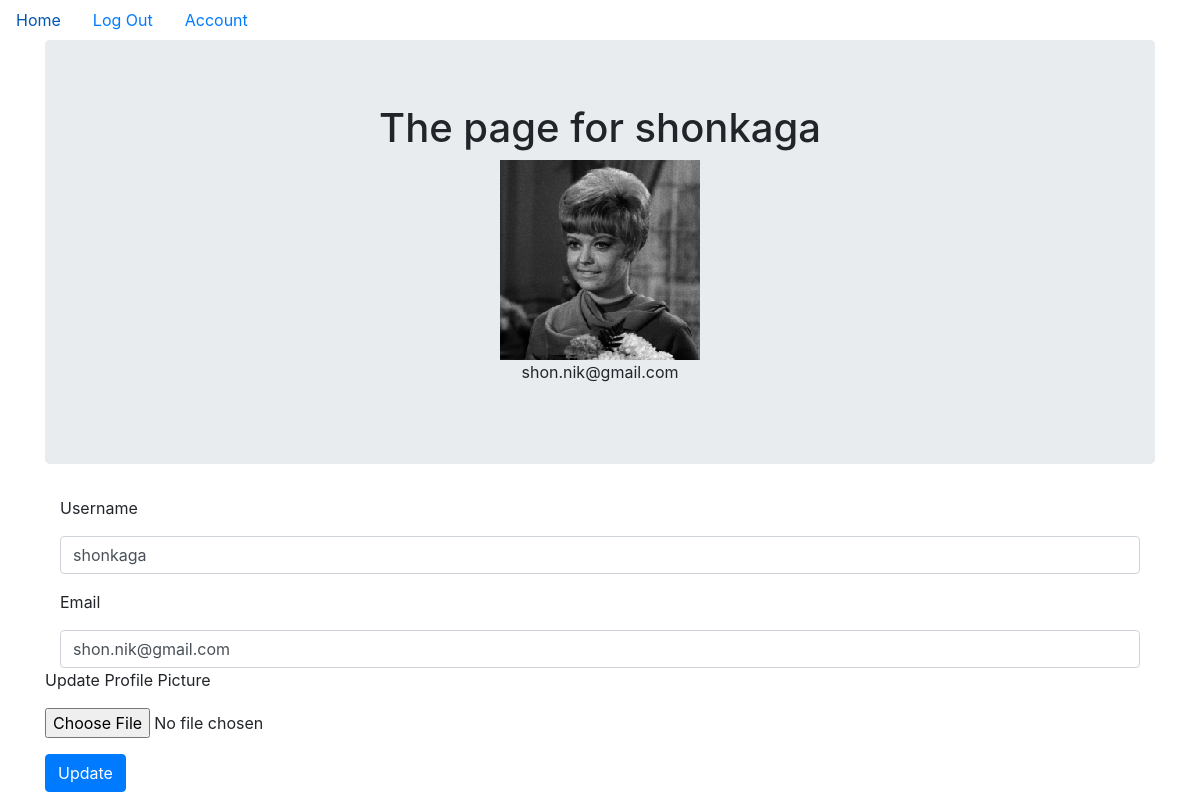
/account (signed in), run on the app's committed database.
### components/models.py (models this page shows, shortened)
class User(db.Model, UserMixin):
    __tablename__ = 'users'
    id = db.Column(db.Integer, primary_key = True)
    profile_image = db.Column(db.String(20), nullable=False, default='default_profile.png')
    email = db.Column(db.String(64), unique=True, index=True)
    username = db.Column(db.String(64), unique=True, index=True)
    password_hash = db.Column(db.String(128))

### components/users/views.py (the view)
@users.route("/account", methods=['GET', 'POST'])
@login_required
def account():
    form = UpdateUserForm()
    profile_image = url_for('static', filename='profile_pics/' + current_user.profile_image)
    if form.validate_on_submit():
        if form.picture.data:
            username = current_user.username
            pic = add_profile_pic(form.picture.data,username)
            current_user.profile_image = pic
        searched_user = User.query.filter_by(username=form.username.data).first()
        if searched_user and not searched_user.username==current_user.username:
            flash("This username is already taken")
            return redirect(url_for('users.account'))
        searched_user = User.query.filter_by(email=form.email.data).first()
        if searched_user and not searched_user.email==current_user.email:
            flash("This email is already taken")
            profile_image = url_for('static', filename='profile_pics/' + current_user.profile_image)
            return redirect(url_for('users.account'))
        current_user.username = form.username.data
        current_user.email = form.email.data
        db.session.commit()
        return redirect(url_for('users.account'))
    elif request.method == 'GET':
        form.username.data = current_user.username
        form.email.data = current_user.email
    profile_image = url_for('static', filename='profile_pics/' + current_user.profile_image)
    return render_template('account.html', profile_image=profile_image, form=form)

### components/users/forms.py
class UpdateUserForm(FlaskForm):
    email = StringField('Email', validators=[DataRequired(),Email(message="Must be an email")])
    username = StringField('Username', validators=[DataRequired()])
    picture = FileField('Update Profile Picture', validators=[FileAllowed(['jpg', 'png'],message="This file type is not allowed")])
    submit = SubmitField('Update')

### components/models.py (called while the page is built)
@login_manager.user_loader
def load_user(user_id):
    return User.query.get(user_id)

### components/templates/account.html (shortened to what this page needs)
{% extends "base.html" %}
{% block content %}
<div class="jumbotron">
  <div align='center'>
    <h1 >The page for {{current_user.username}}</h1>
    <img align='center' src="{{ url_for('static', filename='profile_pics/' + current_user.profile_image) }}">
    <p>{{ current_user.email }}</p>
  </div>
</div>
<div class="container">
  <form  method="POST" enctype="multipart/form-data">
    <div class="form-group">
      {{ form.username.label(class="form-group") }}
      {{form.username(class='form-control')  }}
    </div
    <div class="form-group">
      {{ form.email.label(class="form-group") }}
      {{form.email(class='form-control')  }}
    </div>
    <div class="form-group">
      {{ form.picture.label(class="form-group") }}
      {{ form.picture(class="form-control-file") }}
    </div>
    <div class="form-group">
        {{ form.submit(class="btn btn-primary") }}
    </div>
</div>
{% endblock content %}

### data on the page
User: username "shonkaga", profile_image (picture), email "shon.nik@gmail.com"
